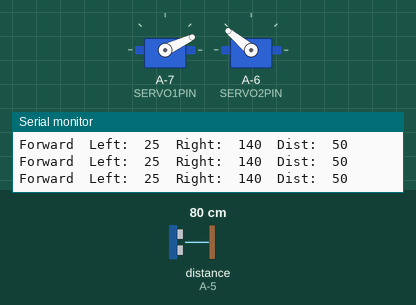
This sketch was run on a simulated ATtiny85, built with avr-gcc and run on an emulated ATtiny85. On the bench: 2 × servo, the last lines printed to the serial monitor. Wiring (inferred from the names in the program): range finder with pulse-width output: data A-5. The test bench sets the inputs (shaded band); at power-on: distance to the obstacle (sensor on A-5) 80 cm. The echo pulse lasts 58.3 µs per cm.

Above: at 1.2 s.
1.3 s: distance to the obstacle (sensor on A-5) set to 2 cm
At 2.1 s:
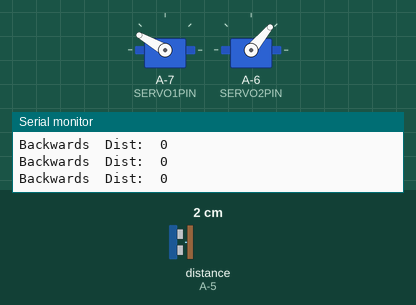
4.3 s: distance to the obstacle (sensor on A-5) set to 18 cm
6.6 s: distance to the obstacle (sensor on A-5) set to 35 cm
At 7.2 s:
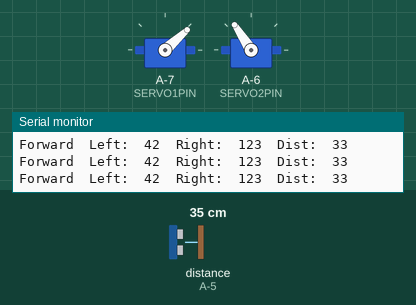
8.2 s: distance to the obstacle (sensor on A-5) set to 60 cm
At 9.5 s:
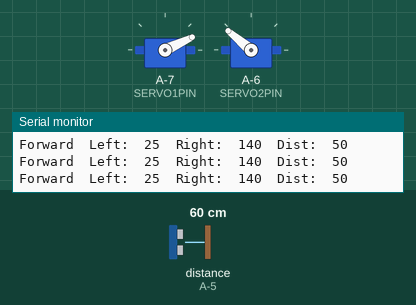
9.8 s: distance to the obstacle (sensor on A-5) set to 47 cm
At 10.9 s:
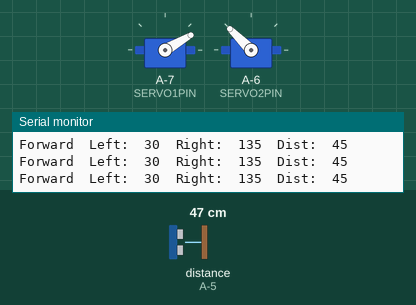
11.4 s: distance to the obstacle (sensor on A-5) set to 120 cm
At 12.1 s:
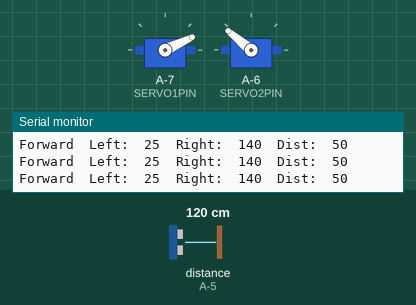
Timing chart, 0 to 14.0 s (numbered marks = the images above; inputs shaded):
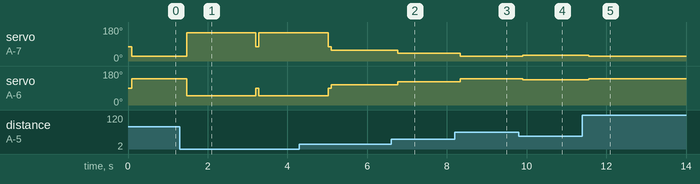

Measured:
- after the input at 1.3 s, servo on A-7 (SERVO1PIN): 25° → 150° after 0.17 s, → 75° 1.7 s later, → 150° 0.08 s later; servo on A-6 (SERVO2PIN): 140° → 50° after 0.17 s, → 90° 1.7 s later, → 50° 0.08 s later
- after the input at 6.6 s, servo on A-7 (SERVO1PIN): 58° → 42° after 0.16 s; servo on A-6 (SERVO2PIN): 107° → 123° after 0.16 s
- after the input at 8.2 s, servo on A-7 (SERVO1PIN): 42° → 25° after 0.13 s; servo on A-6 (SERVO2PIN): 123° → 140° after 0.13 s
- after the input at 9.8 s, servo on A-7 (SERVO1PIN): 25° → 30° after 0.10 s; servo on A-6 (SERVO2PIN): 140° → 135° after 0.10 s
- after the input at 11.4 s, servo on A-7 (SERVO1PIN): 30° → 25° after 0.17 s; servo on A-6 (SERVO2PIN): 135° → 140° after 0.17 s

The sketch:

sketch_apr08a.ino
```cpp
char foo;
#include <Adafruit_SoftServo.h>
#include <SoftwareSerial.h>

#define SERVO1PIN 7   // Servo control line (orange) on Trinket Pin #0
#define SERVO2PIN 8   // Servo control line (orange) on Trinket Pin #1

Adafruit_SoftServo servo_left, servo_rght;
//SoftwareSerial Serial(0,1);

// Connect the sonar signal pin to this pin on the Trinket.
const int sonar = 9;

// Moderate speed forward for both servos. Given the orientation of the servos
// one will be going forward, and the other backward. You may need to adjust
// these slightly to get the rover to move straight forward.
const int left_speed = 75;
const int rght_speed = 90;

// Number in cm when the rover will reverse and try to navigate around.
const int obstacle = 16;

// Multiplier used to determine how far the rover will back-up.
const int back_track = 100;

// Duration of a ping, distance in inches, distance converted to cm.
long pulse, inches, cm;

void setup()
{
  // Attach servos... and off we go!
  Serial.begin(115200);
  servo_left.attach(SERVO1PIN);
  servo_rght.attach(SERVO2PIN);
  // Set up the interrupt that will refresh the servo for us automagically
  //OCR0A = 0xAF;            // any number is OK
//  TIMSK |= _BV(OCIE0A);    // Turn on the compare interrupt (below!)

}

void loop()
{
  // Setting servos in forward motion.
  servo_left.write(left_speed - cm);
  servo_left.refresh();
  servo_rght.write(rght_speed + cm);
  servo_rght.refresh();
  Serial.print("Forward");
  Serial.print("\t");
  Serial.print("Left:");
  Serial.print("\t");
  Serial.print(left_speed - cm);
  Serial.print("\t");
  Serial.print("Right:");
  Serial.print("\t");
  Serial.print(rght_speed + cm);
  Serial.print("\t");
  Serial.print("Dist:");
  Serial.print("\t");
  Serial.print(cm);
  Serial.println("");
  delay(15);

  // establish variables for duration of the ping, and the distance
  // result in inches and centimeters.
  pulse = 0;
  inches = 0;
  cm = 0;

  // The PING))) is triggered by a HIGH pulse of 2 or more microseconds.
  // Give a short LOW pulse beforehand to ensure a clean HIGH pulse:
  //pinMode(sonar, OUTPUT);
  //digitalWrite(sonar, LOW);
  //delayMicroseconds(2);
  //digitalWrite(sonar, HIGH);
  //delayMicroseconds(5);
  //digitalWrite(sonar, LOW);

  // The same pin is used to read the signal from the PING))): a HIGH
  // pulse whose duration is the time (in microseconds) from the sending
  // of the ping to the reception of its echo off of an object.
  //pinMode(sonar, INPUT);
  //duration = pulseIn(sonar, HIGH);

  // convert the time into a distance.
  //inches = microsecondsToInches(duration);
  //cm = microsecondsToCentimeters(duration);

  //LV-MaxSonar-EZ Read and convert to cm
  pinMode(sonar, INPUT);
  //Used to read in the pulse that is being sent by the MaxSonar device.
  //Pulse Width representation with a scale factor of 147 uS per Inch.
  pulse = pulseIn(sonar, HIGH);
  //147uS per inch
  inches = pulse / 147;
  //change inches to centimetres
  cm = inches * 2.54;
  delay(50);

  // Long distances will cause the servos to misbehave... cap at 50 cm.
  if ( cm > 50 ) {
    cm = 50;
  }

  if ( cm < obstacle ) {
    // back_track * delay(15) = distance the rover will back-up during
    // obstacle avoidance.
    for (int i = 0; i < back_track; i++) {
      // Magic numbers... will always backup the same direction. Can you
      // think of a better way to navigate obstacles?
      servo_left.write(150);
      servo_left.refresh();
      servo_rght.write(50);
      servo_rght.refresh();
      Serial.print("Backwards");
      Serial.print("\t");
      Serial.print("Dist:");
      Serial.print("\t");
      Serial.print(cm);
      Serial.println("");
      delay(15);
    }
  }
}
//// We'll take advantage of the built in millis() timer that goes off
//// to keep track of time, and refresh the servo every 20 milliseconds
//// The SIGNAL(TIMER0_COMPA_vect) function is the interrupt that will be
//// Called by the microcontroller every 2 milliseconds
//volatile uint8_t counter = 0;
//SIGNAL(TIMER0_COMPA_vect) {
//  // this gets called every 2 milliseconds
//  counter += 2;
//  // every 20 milliseconds, refresh the servos!
//  if (counter >= 20) {
//    counter = 0;
//    servo_left.refresh();
//    servo_rght.refresh();
//  }
//}


//}

//long microsecondsToInches(long microseconds)
//{
// According to Parallax's datasheet for the PING))), there are
// 73.746 microseconds per inch (i.e. sound travels at 1130 feet per
// second).  This gives the distance travelled by the ping, outbound
// and return, so we divide by 2 to get the distance of the obstacle.
// See: http://www.parallax.com/dl/docs/prod/acc/28015-PING-v1.3.pdf
//return microseconds / 74 / 2;
//}

//long microsecondsToCentimeters(long microseconds)
//{
// The speed of sound is 340 m/s or 29 microseconds per centimeter.
// The ping travels out and back, so to find the distance of the
// object we take half of the distance travelled.
//return microseconds / 29 / 2;
//}
```
